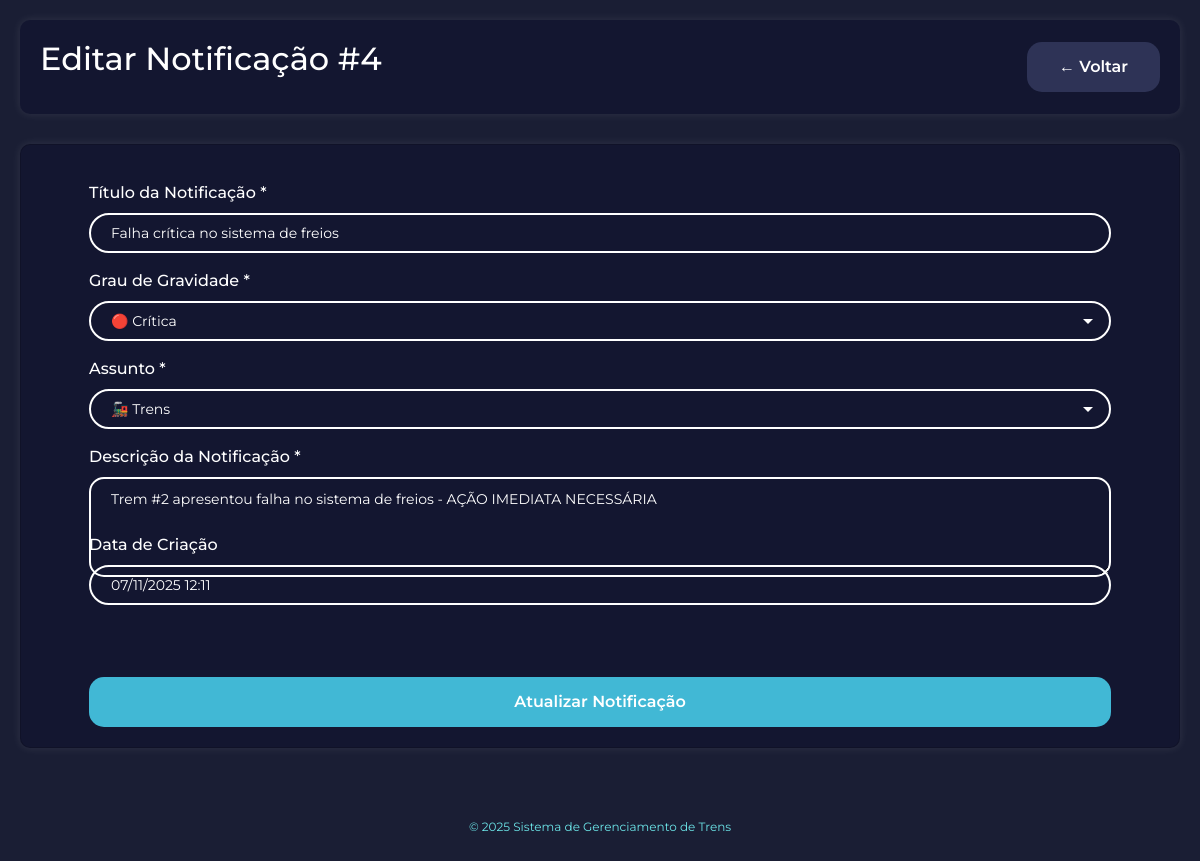
The app's page /notificacoes/editar.php?id=4 (signed in) with its own data.
### tables this page shows
CREATE TABLE notificacoes (
    id_notificacao INT NOT NULL AUTO_INCREMENT PRIMARY KEY,
    titulo_notificacao VARCHAR(200) NOT NULL,
    gravidade ENUM('critica', 'alta', 'media', 'baixa') NOT NULL DEFAULT 'media',
    descricao_notificacao TEXT NOT NULL,
    assunto ENUM('trens', 'sensores', 'manutencao', 'rotas', 'usuarios') NOT NULL,
    lida TINYINT(1) DEFAULT 0,
    criado_em TIMESTAMP DEFAULT CURRENT_TIMESTAMP,
    
    INDEX idx_gravidade (gravidade),
    INDEX idx_assunto (assunto),
    INDEX idx_lida (lida),
    INDEX idx_criado (criado_em)
);

### config.php (called while the page is built, shortened)
<?php
function sanitizar($texto) {
    return htmlspecialchars($texto, ENT_QUOTES, 'UTF-8');
}
function formatarTimestamp($timestamp) {
    $dt = new DateTime($timestamp);
    return $dt->format('d/m/Y H:i');
}
?>

### notificacoes/editar.php (the view, shortened to what this page needs)
<?php
require_once '../config.php';
$id = $_GET['id'] ?? 0;
try {
    $stmt = $pdo->prepare("SELECT * FROM notificacoes WHERE id_notificacao = :id");
    $stmt->execute(['id' => $id]);
    $notificacao = $stmt->fetch();
} catch(PDOException $e) {
    $erro = "Erro ao buscar notificação.";
}
?>
<!DOCTYPE html>
<html lang="pt-BR">
<head>
    <link href="https://cdn.jsdelivr.net/npm/bootstrap@5.3.8/dist/css/bootstrap.min.css" rel="stylesheet">
    <link rel="stylesheet" href="../css/estilo.css">
</head>
<body>
    <div class="container">
        <div class="header-dashboard">
            <h1>Editar Notificação #<?= $id ?></h1>
            <a href="listar.php" class="botao botao-secundario">← Voltar</a>
        </div>
        <div class="card">
            <form method="POST">
                <div class="campo-label">
                    <label for="titulo_notificacao">Título da Notificação *</label>
                </div>
                <div class="campo-input">
                    <input type="text" name="titulo_notificacao" id="titulo_notificacao"
                           value="<?= sanitizar($notificacao['titulo_notificacao']) ?>" required>
                </div>
                <div class="campo-label">
                    <label for="gravidade">Grau de Gravidade *</label>
                </div>
                <div class="campo-input">
                    <select name="gravidade" id="gravidade" required>
                        <option value="critica" <?= $notificacao['gravidade'] == 'critica' ? 'selected' : '' ?>>🔴 Crítica</option>
                    </select>
                </div>
                <div class="campo-label">
                    <label for="assunto">Assunto *</label>
                </div>
                <div class="campo-input">
                    <select name="assunto" id="assunto" required>
                        <option value="trens" <?= $notificacao['assunto'] == 'trens' ? 'selected' : '' ?>>🚂 Trens</option>
                    </select>
                </div>
                <div class="campo-label">
                    <label for="descricao_notificacao">Descrição da Notificação *</label>
                </div>
                <div class="campo-input">
                    <textarea name="descricao_notificacao" id="descricao_notificacao" required><?= sanitizar($notificacao['descricao_notificacao']) ?></textarea>
                </div>
                <div class="campo-label">
                    <label>Data de Criação</label>
                </div>
                <div class="campo-input">
                    <input type="text" value="<?= formatarTimestamp($notificacao['criado_em']) ?>" disabled>
                </div>
                <br>
                <button type="submit" class="botao botao-primario botao-completo">
                    Atualizar Notificação
                </button>
            </form>
        </div>
        <div class="rodape">
            <p>© 2025 Sistema de Gerenciamento de Trens</p>
        </div>
    </div>
</body>
</html>

### css/estilo.css (style rules this page uses)
* { margin: 0; padding: 0; box-sizing: border-box; font-family: "Montserrat", sans-serif; }
body { background-color: #1a1e34; color: white; min-height: 100vh; }
.container { max-width: 1200px; margin: 0 auto; padding: 20px; }
h1 { color: white; font-size: 2rem; margin-bottom: 1rem; }
.campo-label { margin: 1rem 3rem 0.5rem 3rem; color: white; font-weight: 500; }
.campo-input { display: flex; height: 40px; margin: 0 3rem 1rem 3rem; }
.campo-input input, .campo-input select, .campo-input textarea { width: 100%; height: 100%; background-color: transparent; border: 2px solid white; border-radius: 25px; outline: none; color: white; padding: 5px 20px; font-size: 14px; }
.campo-input textarea { height: 100px; border-radius: 15px; padding: 10px 20px; resize: vertical; }
.campo-input input::placeholder, .campo-input textarea::placeholder { color: rgba(255, 255, 255, 0.5); }
.campo-input select { cursor: pointer; appearance: none; background-repeat: no-repeat; background-position: right 15px center; }
.campo-input select option { background-color: #131630; color: white; }
.botao { padding: 0.8rem 2rem; border: none; border-radius: 15px; cursor: pointer; font-size: 16px; font-weight: 600; transition: all 0.3s; text-decoration: none; display: inline-block; }
.botao-primario { background-color: #41b8d5; color: white; }
.botao-secundario { background-color: #2e3356; color: white; }
.botao-completo { width: calc(100% - 6rem); margin: 2rem 3rem 0 3rem; }
.header-dashboard { background-color: #131630; border-radius: 10px; padding: 20px; margin-bottom: 30px; display: flex; justify-content: space-between; align-items: center; box-shadow: 0px 0px 10px rgba(255, 255, 255, 0.1); flex-wrap: wrap; gap: 15px; }
.card { background-color: #131630; border-radius: 10px; padding: 20px; box-shadow: 0px 0px 10px rgba(255, 255, 255, 0.1); }
.rodape { text-align: center; margin-top: 50px; padding: 20px; color: #6ce5e8; font-size: 12px; }

### records on screen
notificacoes: titulo_notificacao "Falha crítica no sistema de freios", gravidade "🔴 Crítica", assunto "🚂 Trens", descricao_notificacao "Trem #2 apresentou falha no sistema de freios - AÇÃO IMEDIATA NECESSÁRIA", criado_em "07/11/2025 12:11"

### other values on screen
$id "4"
